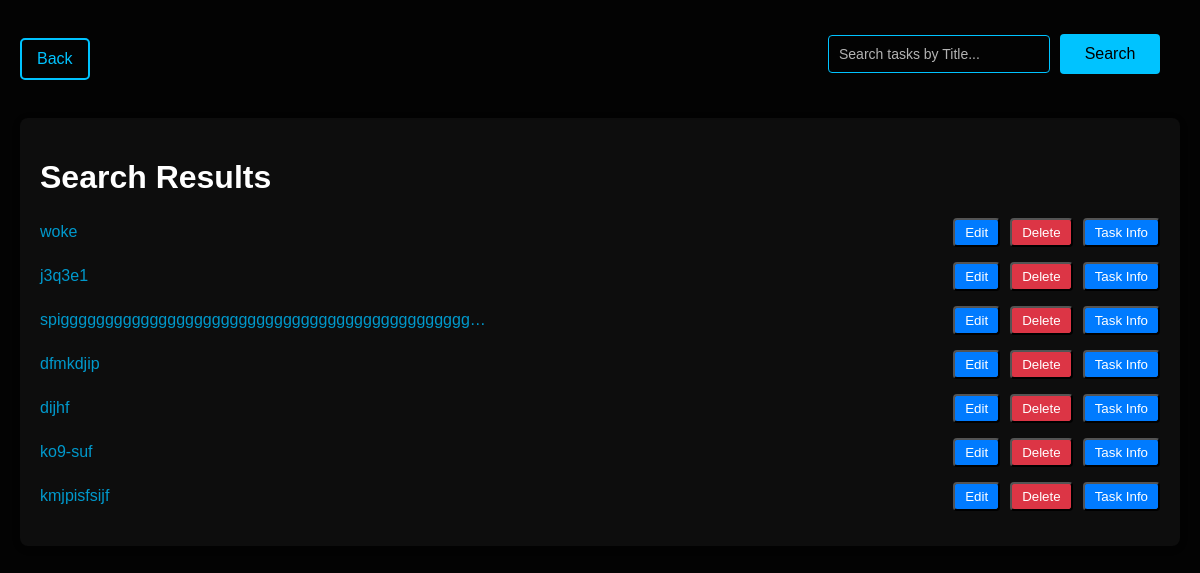
/search (signed in), run on an earlier commit of the app's database.
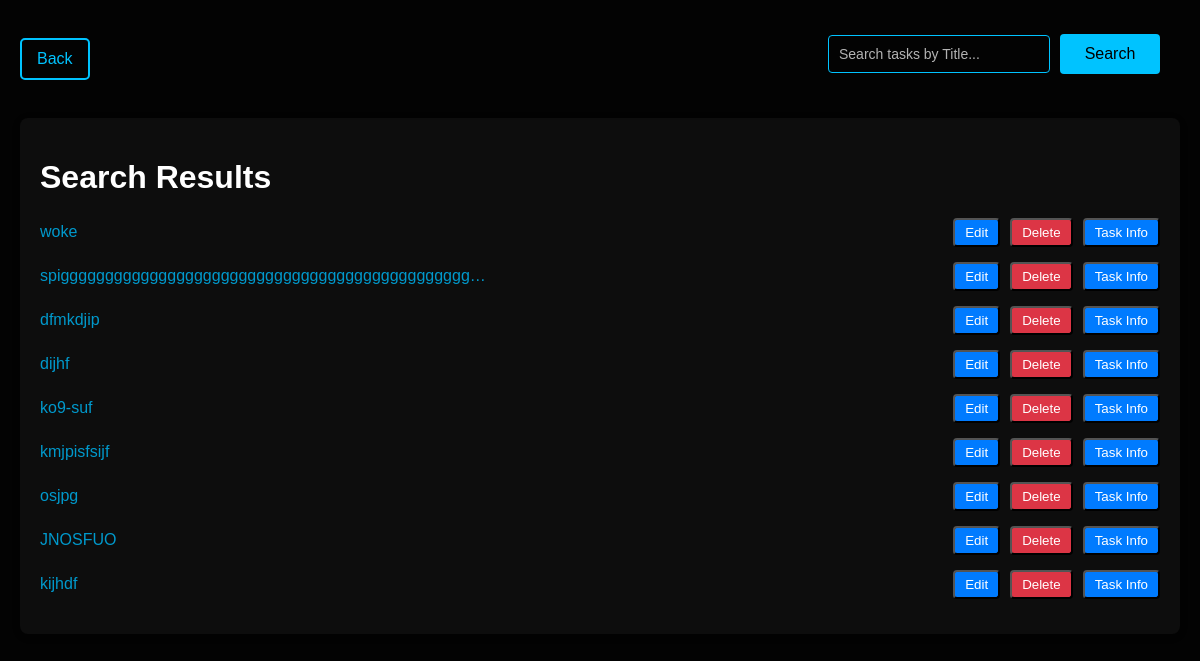
And on a later commit of the database.
### Todo/models.py (models this page shows, shortened)
class Todo_list(models.Model):
    user = models.ForeignKey(User, on_delete=models.CASCADE)
    Title = models.CharField(max_length=100)
    Date = models.DateField()
    Description = models.TextField(max_length=2000)
    completed = models.BooleanField(default=False)

### Todo/views.py (the view)
# urls.py: path('search',search,name="search"),
@login_required
def search(request):
    info = None
    search_text = request.GET.get('search_text', '').strip()  # Get the search query and strip whitespace
    if search_text:  # Check if search_text is not empty
        info = Todo_list.objects.filter(user=request.user, Title=search_text)  # Use icontains for case-insensitive search
    else:
        info = Todo_list.objects.filter(user=request.user)  # Optionally return all tasks if search_text is empty
    return render(request, "todo/search_results.html", {"info": info})

### templates/todo/search_results.html (shortened to what this page needs)
<!DOCTYPE html>
<html lang="en">
<head>
</head>
<body>
<nav class="navbar">
    <a href="{% url 'Todo:todo' %}" class="back-link">Back</a>
    <div class="search-container">
        <form method="GET" action="{% url 'Todo:search' %}">
            <input type="text" name="search_text" class="search-input" placeholder="Search tasks by Title..." value="{{ request.GET.search_text }}">
            <button class="search-button">Search</button>
        </form>
    </div>
</nav>
<div class="container">
    <div class="task-section">
        <h1>Search Results</h1>
        {% if info %}
            {% for task in info %}
                <div class="task-item">
                    <p class="task-title" title="{{ task.Title }}">
                        {{ task.Title|truncatechars:50 }}
                    </p>
                    <div class="btn">
                        <form method="POST" action="{% url 'Todo:edit' %}">
                            <input type="submit" value="Edit" class="edit-button">
                        </form>
                        <form method="POST" action="{% url 'Todo:todo' %}">
                            <input type="submit" value="Delete" class="delete-button">
                        </form>
                        <form method="POST" action="{% url 'Todo:task_info' %}">
                            <input type="submit" value="Task Info" class="edit-button">
                        </form>
                    </div>
                </div>
            {% endfor %}
        {% else %}
            <p style="color: #00c3ff;">No tasks found matching your search.</p>
        {% endif %}
    </div>
</div>
</body>
</html>

What changed in the data, as far as the page shows it:
removed Todo_list: Title "j3q3e1"
added Todo_list: Title "osjpg"
added Todo_list: Title "JNOSFUO"
added Todo_list: Title "kijhdf"
